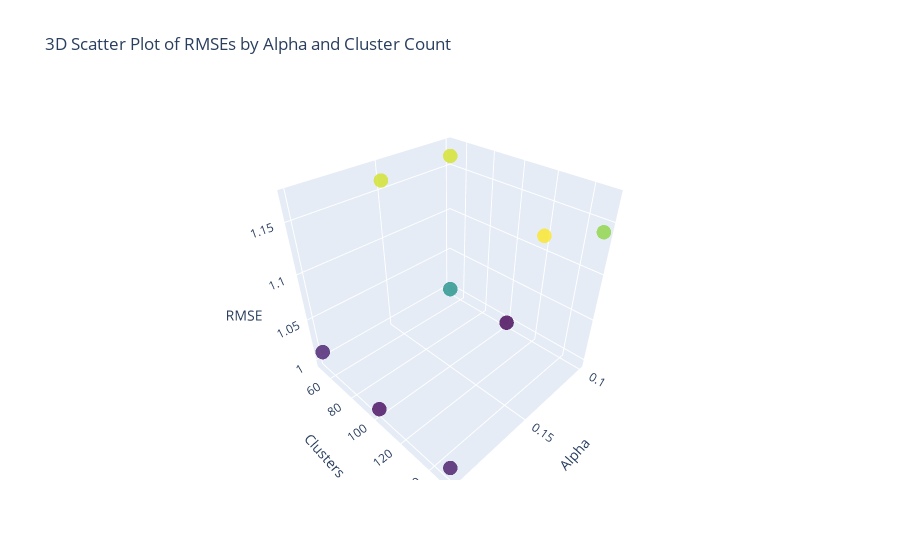

Notebook code cell kept with this figure:
### Code cell
import plotly.graph_objects as go

# Assuming alpha, clusters, and rmses are lists with corresponding elements
x = list(alpha)  # Ensure these are lists or arrays
y = list(clusters)
z = list(rmses)

# Create a 3D scatter plot
fig = go.Figure(data=[go.Scatter3d(x=x, y=y, z=z, mode='markers', 
                                   marker=dict(size=5, color=z, colorscale='Viridis', opacity=0.8))])

# Set plot layout
fig.update_layout(title='3D Scatter Plot of RMSEs by Alpha and Cluster Count', scene=dict(
                    xaxis_title='Alpha',
                    yaxis_title='Clusters',
                    zaxis_title='RMSE'))

# Show plot
fig.show()

### Figure 1 — Plotly figure (JSON) as saved in the notebook; plotly's stock layout.template omitted (floating-point values rounded to 4 significant figures)
{"data": [{"marker": {"color": [1.161, 0.9962, 1.141, 1.16, 1.085, 1.172, 1.01, 1.0, 1.007], "colorscale": [[0, "#440154"], [0.1111, "#482878"], [0.2222, "#3e4989"], [0.3333, "#31688e"], [0.4444, "#26828e"], [0.5556, "#1f9e89"], [0.6667, "#35b779"], [0.7778, "#6ece58"], [0.8889, "#b5de2b"], [1, "#fde725"]], "opacity": 0.8, "size": 5}, "mode": "markers", "type": "scatter3d", "x": [0.1, 0.1, 0.1, 0.15, 0.15, 0.15, 0.2, 0.2, 0.2], "y": [50, 100, 150, 50, 100, 150, 50, 100, 150], "z": [1.161, 0.9962, 1.141, 1.16, 1.085, 1.172, 1.01, 1.0, 1.007]}], "layout": {"scene": {"xaxis": {"title": {"text": "Alpha"}}, "yaxis": {"title": {"text": "Clusters"}}, "zaxis": {"title": {"text": "RMSE"}}}, "title": {"text": "3D Scatter Plot of RMSEs by Alpha and Cluster Count"}}}
